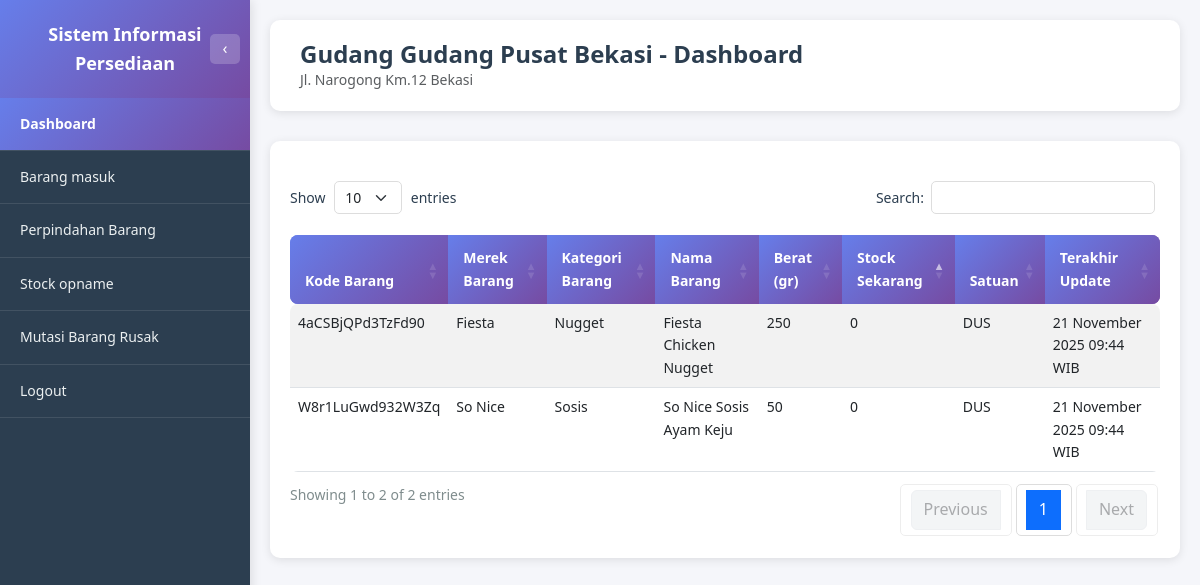
/gudang/dashboard.php (signed in), run on an earlier commit of the app's database.
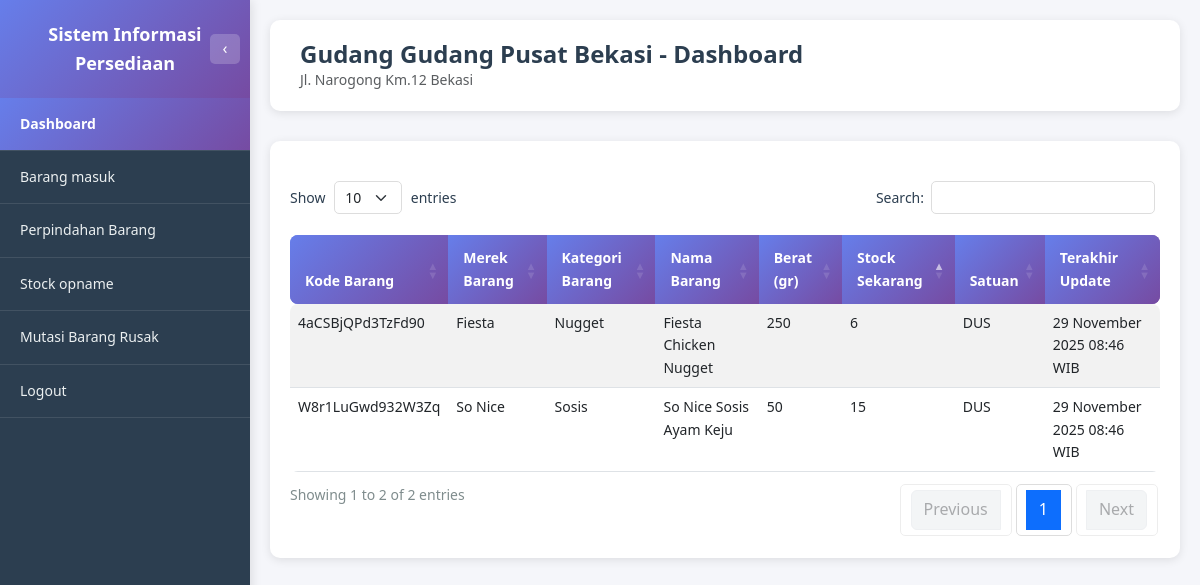
And on a later commit of the database.
### tables this page shows
CREATE TABLE USERS (
      ID_USERS               VARCHAR(8) NOT NULL,
      KD_LOKASI              VARCHAR(8),
      NAMA                   VARCHAR(256),
      USERNAME               VARCHAR(256),
      PASSWORD               VARCHAR(256),
      STATUS                 ENUM('AKTIF', 'TIDAK AKTIF'),
      PRIMARY KEY (ID_USERS)
   );

CREATE TABLE MASTER_LOKASI (
      KD_LOKASI            VARCHAR(8) NOT NULL,
      NAMA_LOKASI          VARCHAR(256),
      TYPE_LOKASI          ENUM('gudang', 'toko'),
      ALAMAT_LOKASI        VARCHAR(256),
      MAX_STOCK_TOTAL      INT,
      SATUAN               ENUM('PIECES', 'DUS'),
      STATUS               ENUM('AKTIF', 'TIDAK AKTIF'),
      PRIMARY KEY (KD_LOKASI)
   );

CREATE TABLE STOCK (
      KD_BARANG              VARCHAR(16) NOT NULL,
      KD_LOKASI              VARCHAR(8) NOT NULL,
      UPDATED_BY             VARCHAR(8),
      JUMLAH_BARANG          INT,
      JUMLAH_MIN_STOCK       INT,
      JUMLAH_MAX_STOCK       INT,
      SATUAN                 ENUM('PIECES', 'DUS'),
      LAST_UPDATED           TIMESTAMP DEFAULT CURRENT_TIMESTAMP ON UPDATE CURRENT_TIMESTAMP,
      PRIMARY KEY (KD_BARANG, KD_LOKASI)
   );

CREATE TABLE MASTER_BARANG (
      KD_BARANG                    VARCHAR(16) NOT NULL,
      KD_KATEGORI_BARANG           VARCHAR(8),
      KD_SUPPLIER                  VARCHAR(8),
      KD_MEREK_BARANG              VARCHAR(8),
      NAMA_BARANG                  VARCHAR(256),
      BERAT                        INT,
      AVG_HARGA_BELI_PIECES        DECIMAL(20,2),
      HARGA_JUAL_BARANG_PIECES     DECIMAL(20,2),
      SATUAN_PERDUS                INT,
      GAMBAR_BARANG                VARCHAR(512),
      LAST_UPDATED                 TIMESTAMP DEFAULT CURRENT_TIMESTAMP ON UPDATE CURRENT_TIMESTAMP,
      STATUS                       ENUM('AKTIF', 'TIDAK AKTIF'),
      PRIMARY KEY (KD_BARANG)
   );

### gudang/dashboard.php (the view, shortened to what this page needs)
<?php
require_once '../dbconnect.php';
$user_id = $_SESSION['user_id'];
$query_user = "SELECT u.ID_USERS, u.KD_LOKASI, ml.NAMA_LOKASI
               FROM USERS u
               LEFT JOIN MASTER_LOKASI ml ON u.KD_LOKASI = ml.KD_LOKASI
               WHERE u.ID_USERS = ?";
$stmt_user = $conn->prepare($query_user);
$stmt_user->bind_param("s", $user_id);
$stmt_user->execute();
$result_user = $stmt_user->get_result();
$user_data = $result_user->fetch_assoc();
$kd_lokasi = $user_data['KD_LOKASI'];
$nama_lokasi = $user_data['NAMA_LOKASI'] ?? 'Gudang';
$query_alamat = "SELECT ALAMAT_LOKASI FROM MASTER_LOKASI WHERE KD_LOKASI = ?";
$stmt_alamat = $conn->prepare($query_alamat);
$stmt_alamat->bind_param("s", $kd_lokasi);
$stmt_alamat->execute();
$result_alamat = $stmt_alamat->get_result();
$alamat_lokasi = $result_alamat->num_rows > 0 ? $result_alamat->fetch_assoc()['ALAMAT_LOKASI'] : '';
$query_stock = "SELECT
                    s.KD_BARANG,
                    mb.NAMA_BARANG,
                    mb.BERAT,
                    COALESCE(mm.NAMA_MEREK, '-') as NAMA_MEREK,
                    COALESCE(mk.NAMA_KATEGORI, '-') as NAMA_KATEGORI,
                    s.JUMLAH_BARANG as STOCK_SEKARANG,
                    s.SATUAN,
                    s.LAST_UPDATED
                FROM STOCK s
                INNER JOIN MASTER_BARANG mb ON s.KD_BARANG = mb.KD_BARANG
                LEFT JOIN MASTER_MEREK mm ON mb.KD_MEREK_BARANG = mm.KD_MEREK_BARANG
                LEFT JOIN MASTER_KATEGORI_BARANG mk ON mb.KD_KATEGORI_BARANG = mk.KD_KATEGORI_BARANG
                WHERE s.KD_LOKASI = ?
                ORDER BY s.JUMLAH_BARANG ASC";
$stmt_stock = $conn->prepare($query_stock);
$stmt_stock->bind_param("s", $kd_lokasi);
$stmt_stock->execute();
$result_stock = $stmt_stock->get_result();
function formatTanggalWaktu($tanggal) {
    $bulan = [
        1 => 'Januari', 2 => 'Februari', 3 => 'Maret', 4 => 'April',
        5 => 'Mei', 6 => 'Juni', 7 => 'Juli', 8 => 'Agustus',
        9 => 'September', 10 => 'Oktober', 11 => 'November', 12 => 'Desember'
    ];
    $date = new DateTime($tanggal);
    $tanggal_formatted = $date->format('d') . ' ' . $bulan[(int)$date->format('m')] . ' ' . $date->format('Y');
    $waktu_formatted = $date->format('H:i') . ' WIB';
    return $tanggal_formatted . ' ' . $waktu_formatted;
}
$active_page = 'dashboard';
?>
<!DOCTYPE html>
<html lang="id">
<head>
    <link href="https://cdn.jsdelivr.net/npm/bootstrap@5.3.0/dist/css/bootstrap.min.css" rel="stylesheet">
    <link href="https://cdn.datatables.net/1.13.7/css/dataTables.bootstrap5.min.css" rel="stylesheet">
    <link href="../assets/css/style.css" rel="stylesheet">
</head>
<body class="dashboard-body">
    <?php include 'includes/sidebar.php'; ?>
    <div class="main-content">
        <div class="page-header">
            <h1 class="page-title">Gudang <?php echo htmlspecialchars($nama_lokasi); ?> - Dashboard</h1>
            <?php if (!empty($alamat_lokasi)): ?>
                <p class="text-muted mb-0"><?php echo htmlspecialchars($alamat_lokasi); ?></p>
            <?php endif; ?>
        </div>
        <div class="table-section" style="width: 100%;">
            <div class="table-responsive" style="width: 100%;">
                <table id="tableStock" class="table table-custom table-striped table-hover" style="width: 100%;">
                    <thead>
                        <tr>
                            <th>Kode Barang</th>
                            <th>Merek Barang</th>
                            <th>Kategori Barang</th>
                            <th>Nama Barang</th>
                            <th>Berat (gr)</th>
                            <th>Stock Sekarang</th>
                            <th>Satuan</th>
                            <th>Terakhir Update</th>
                        </tr>
                    </thead>
                    <tbody>
                        <?php if ($result_stock->num_rows > 0): ?>
                            <?php while ($row = $result_stock->fetch_assoc()): ?>
                                <tr>
                                    <td><?php echo htmlspecialchars($row['KD_BARANG']); ?></td>
                                    <td><?php echo htmlspecialchars($row['NAMA_MEREK']); ?></td>
                                    <td><?php echo htmlspecialchars($row['NAMA_KATEGORI']); ?></td>
                                    <td><?php echo htmlspecialchars($row['NAMA_BARANG']); ?></td>
                                    <td><?php echo number_format($row['BERAT'], 0, ',', '.'); ?></td>
                                    <td><?php echo number_format($row['STOCK_SEKARANG'], 0, ',', '.'); ?></td>
                                    <td><?php echo htmlspecialchars($row['SATUAN']); ?></td>
                                    <td><?php echo formatTanggalWaktu($row['LAST_UPDATED']); ?></td>
                                </tr>
                            <?php endwhile; ?>
                        <?php endif; ?>
                    </tbody>
                </table>
            </div>
        </div>
    </div>
</body>
</html>

### gudang/includes/sidebar.php (shortened to what this page needs)
<div class="sidebar" id="sidebar">
    <div class="sidebar-header">
        <span id="sidebar-title">Sistem Informasi Persediaan</span>
        <button class="sidebar-toggle" id="sidebarToggle" title="Toggle Sidebar">
            <span id="toggleIcon">‹</span>
        </button>
    </div>
    <ul class="sidebar-menu">
        <li><a href="dashboard.php" class="<?php echo $active_page == 'dashboard' ? 'active' : ''; ?>" data-icon="📊"><span>Dashboard</span></a></li>
        <li><a href="barang_masuk.php" class="<?php echo $active_page == 'barang_masuk' ? 'active' : ''; ?>" data-icon="📥"><span>Barang masuk</span></a></li>
        <li><a href="perpindahan_barang.php" class="<?php echo $active_page == 'perpindahan_barang' ? 'active' : ''; ?>" data-icon="🔄"><span>Perpindahan Barang</span></a></li>
        <li><a href="stock_opname.php" class="<?php echo $active_page == 'stock_opname' ? 'active' : ''; ?>" data-icon="📋"><span>Stock opname</span></a></li>
        <li><a href="mutasi_barang_rusak.php" class="<?php echo $active_page == 'mutasi_barang_rusak' ? 'active' : ''; ?>" data-icon="⚠️"><span>Mutasi Barang Rusak</span></a></li>
        <li><a href="../logout.php" data-icon="🚪"><span>Logout</span></a></li>
    </ul>
</div>

### assets/css/style.css (style rules this page uses)
* { margin: 0; padding: 0; box-sizing: border-box; }
:root { --font-family-primary: 'Segoe UI', Tahoma, Geneva, Verdana, sans-serif; --font-size-base: 14px; --font-size-small: 12px; --font-size-large: 16px; --font-size-title: 24px; --font-size-heading: 18px; --font-weight-normal: 400; --font-weight-medium: 500; --font-weight-bold: 600; }
body { font-family: var(--font-family-primary); font-size: var(--font-size-base); line-height: 1.6; }
:root { --color-primary: #667eea; --color-primary-dark: #764ba2; --color-primary-gradient: linear-gradient(135deg, #667eea 0%, #764ba2 100%); --color-text-primary: #2c3e50; --color-text-secondary: #7f8c8d; --color-text-muted: #666; --color-text-light: #ecf0f1; --color-bg-primary: #f5f6fa; --color-bg-secondary: #ffffff; --color-bg-dark: #2c3e50; --color-bg-gradient: linear-gradient(135deg, #667eea 0%, #764ba2 100%); --color-border: #ddd; --color-border-light: #ecf0f1; --color-success: #27ae60; --color-warning: #f39c12; --color-danger: #e74c3c; --color-info: #3498db; --shadow-sm: 0 2px 10px rgba(0, 0, 0, 0.1); --shadow-md: 0 4px 15px rgba(0, 0, 0, 0.1); --shadow-lg: 0 10px 40px rgba(0, 0, 0, 0.2); }
body { background: var(--color-bg-gradient); min-height: 100vh; }
body.dashboard-body { background: var(--color-bg-primary); }
.sidebar { position: fixed; top: 0; left: 0; height: 100vh; width: 250px; background: var(--color-bg-dark); box-shadow: 2px 0 10px rgba(0, 0, 0, 0.1); z-index: 1000; overflow-y: auto; transition: width 0.3s ease, transform 0.3s ease; }
.sidebar-header { background: var(--color-primary-gradient); padding: 20px; color: white; text-align: center; font-weight: var(--font-weight-bold); font-size: var(--font-size-heading); position: relative; transition: all 0.3s ease; }
.sidebar-toggle { position: absolute; right: 10px; top: 50%; transform: translateY(-50%); background: rgba(255, 255, 255, 0.2); border: none; color: white; width: 30px; height: 30px; border-radius: 5px; cursor: pointer; display: flex; align-items: center; justify-content: center; transition: all 0.3s ease; font-size: var(--font-size-large); }
.sidebar-menu { list-style: none; padding: 0; margin: 0; }
.sidebar-menu li { border-bottom: 1px solid rgba(255, 255, 255, 0.1); }
.sidebar-menu a { display: block; padding: 15px 20px; color: var(--color-text-light); text-decoration: none; transition: all 0.3s ease; font-size: var(--font-size-base); }
.sidebar-menu a.active { background: var(--color-primary-gradient); color: white; font-weight: var(--font-weight-bold); }
.main-content { margin-left: 250px; min-height: 100vh; background: var(--color-bg-primary); padding: 20px; transition: margin-left 0.3s ease; width: calc(100% - 250px); box-sizing: border-box; }
.page-header { background: var(--color-bg-secondary); padding: 20px 30px; border-radius: 10px; margin-bottom: 30px; box-shadow: var(--shadow-sm); }
.page-title { font-size: var(--font-size-title); font-weight: var(--font-weight-bold); color: var(--color-text-primary); margin: 0; }
.table-custom { border-radius: 8px; overflow: hidden; }
.table-custom thead { background: var(--color-primary-gradient); color: white; }
.table-custom thead th { border: none; padding: 12px 15px; font-weight: var(--font-weight-bold); }
.table-custom tbody tr { transition: background-color 0.2s; }
.table-section { background: var(--color-bg-secondary); padding: 20px; border-radius: 10px; margin-bottom: 30px; box-shadow: var(--shadow-sm); width: 100%; box-sizing: border-box; }
.table-section .table-responsive { width: 100%; overflow-x: auto; }
.table-section table { width: 100% !important; table-layout: auto; }
.dataTables_wrapper .table-custom { margin-top: 0; width: 100% !important; }
.dataTables_wrapper .table-custom thead th { background: var(--color-primary-gradient); color: white; border: none; padding: 12px 15px; font-weight: var(--font-weight-bold); }

What changed in the data, as far as the page shows it:
changed stock "4aCSBjQPd3TzFd90": JUMLAH_BARANG "0" → "6"; LAST_UPDATED "21 November 2025 09:44 WIB" → "29 November 2025 08:46 WIB"
changed stock "W8r1LuGwd932W3Zq": JUMLAH_BARANG "0" → "15"; LAST_UPDATED "21 November 2025 09:44 WIB" → "29 November 2025 08:46 WIB"
